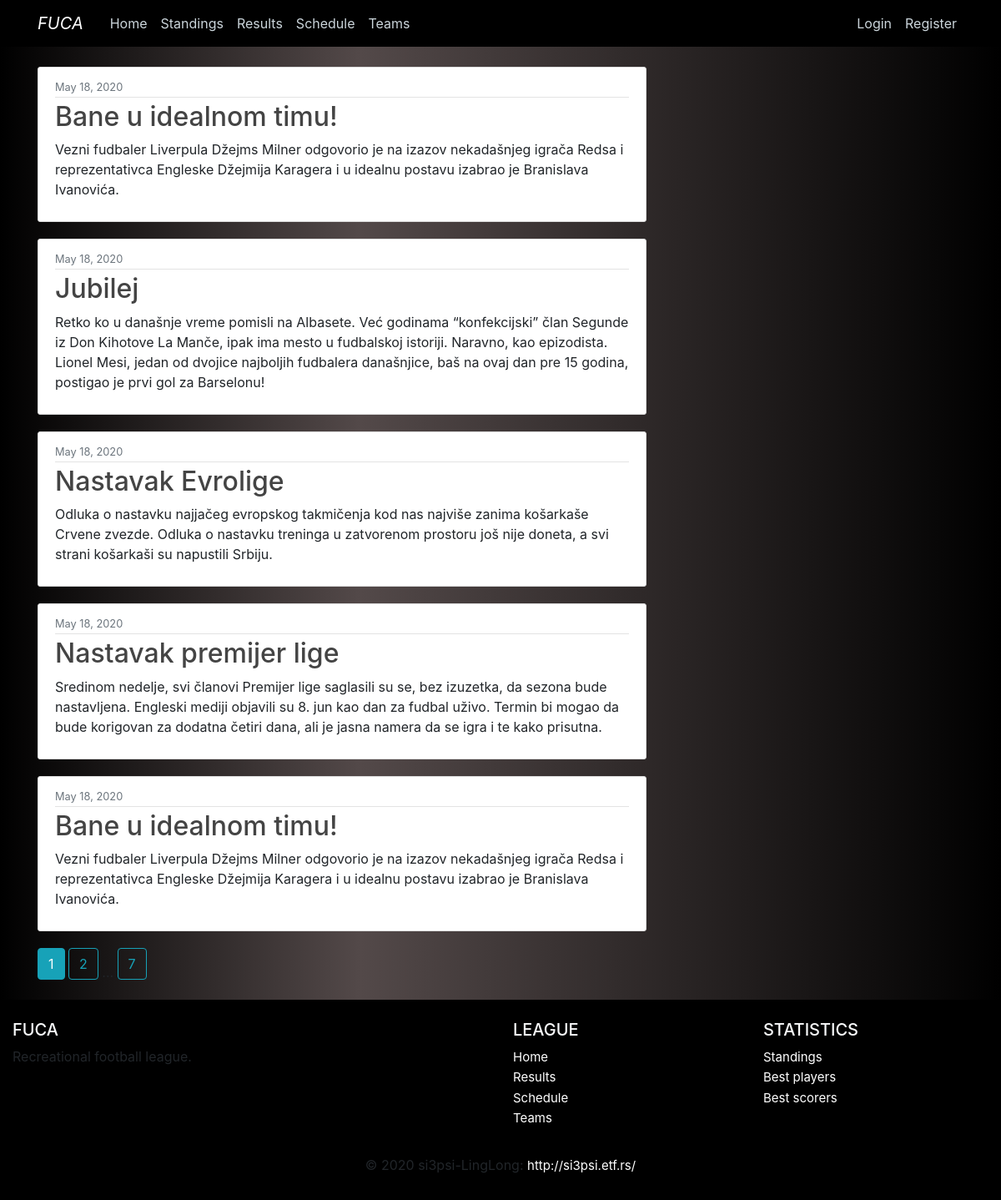
Page /home on the earlier database version.
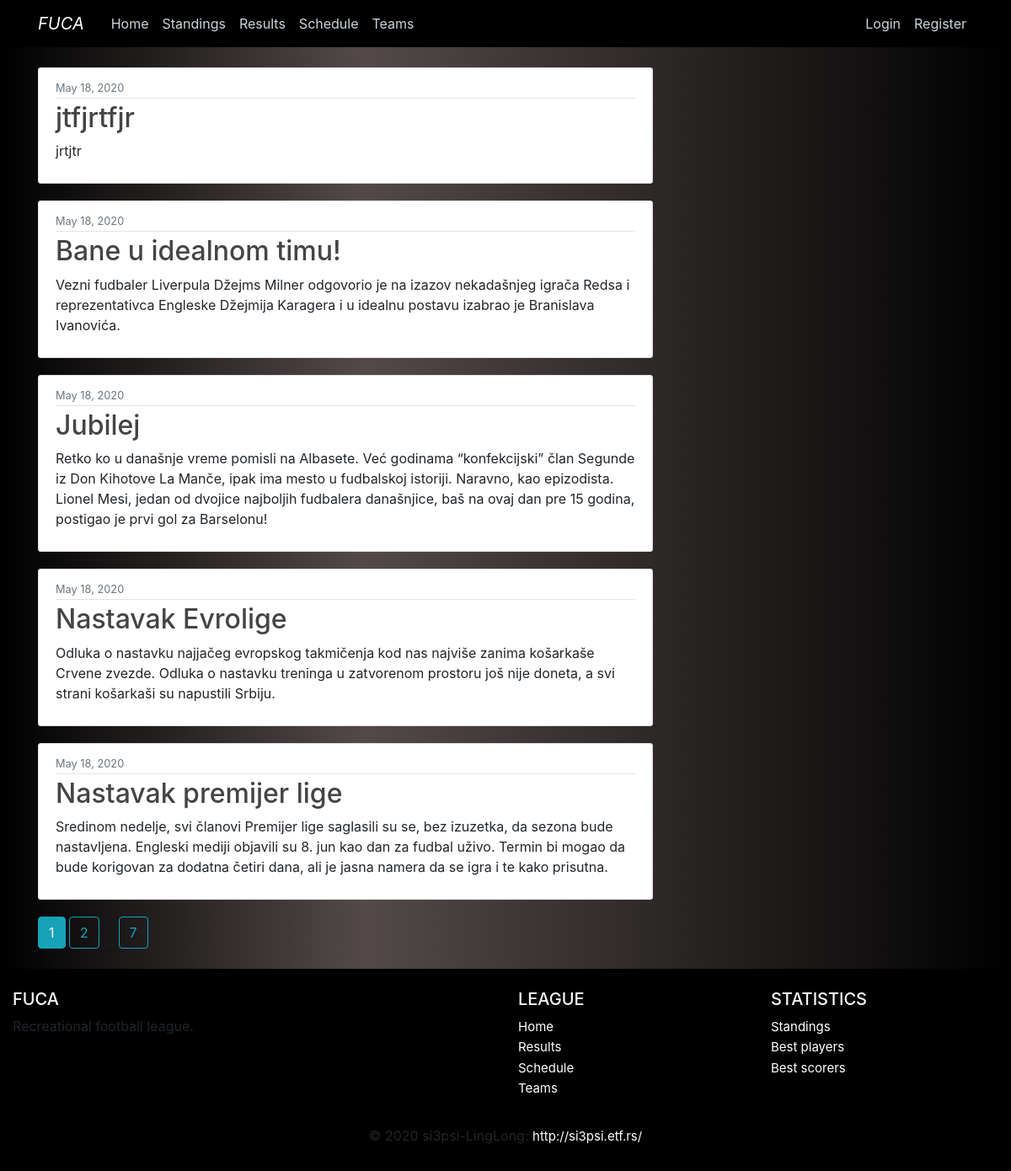
Same page on the later database version.
### fuca/models.py (models this page shows, shortened)
class News(db.Model):
    __tablename__ = 'news'
    id          = db.Column(db.Integer,     primary_key=True)
    date        = db.Column(db.DateTime,    nullable=False, default=datetime.utcnow)
    title       = db.Column(db.String(100), nullable=False)
    content     = db.Column(db.Text,        nullable=False)

### fuca/main/routes.py (the view)
@main.route("/")
@main.route("/home")
def home():
    page = request.args.get('page', 1, type=int)
    news = News.query.order_by(News.date.desc()).paginate(page=page, per_page=5)
    return render_template('home/home.html', newslist=news)

### fuca/templates/home/home.html
{% extends 'home/layout.html' %}
{% block content %}
    {% for news in newslist.items %}
        <article class="media content-section">
            <div class="media-body">
            <div class="article-metadata">
                <small class="text-muted">{{ news.date.strftime('%B %d, %Y') }}</small>
            </div>
            <h2 class="article-title">{{ news.title }}</h2>
            <p class="article-content">{{ news.content }}</p>
            </div>
        </article>
    {% endfor %}
    {% for page_num in newslist.iter_pages(left_edge=1, right_edge=1, left_current=1, right_current=2) %}
        {% if page_num %}
            {% if newslist.page == page_num %}
                <a class="btn btn-info mb-4" href="{{ url_for('main.home', page=page_num) }}">{{ page_num }}</a>
            {% else %}
                <a class="btn btn-outline-info mb-4" href="{{ url_for('main.home', page=page_num) }}">{{ page_num }}</a>
            {% endif %}
        {% else %}
            ...
        {% endif %}
    {% endfor %}
{% endblock content %}

Differences in the rows shown:
no longer on this page (row unchanged): News: date "May 18, 2020", title "Bane u idealnom timu!", content "Vezni fudbaler Liverpula Džejms Milner odgovorio je na izazov nekadašnjeg igrača Redsa i reprezentativca Engleske Džejmija Karagera i u idealnu postavu izabrao je Branislava Ivanovića."
added News: date "May 18, 2020", title "jtfjrtfjr", content "jrtjtr"
